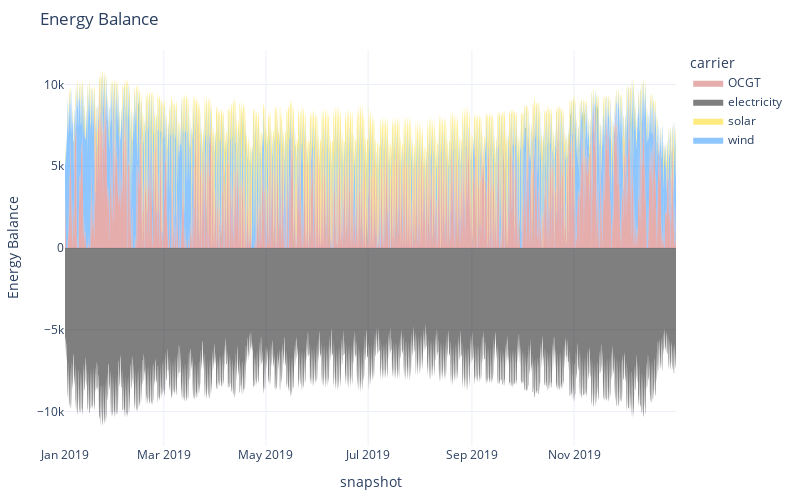

The notebook cell saved with this chart:
### Code cell
n.statistics.energy_balance.iplot()

### Figure 1 — Plotly figure (JSON) as saved in the notebook; plotly's stock layout.template omitted (floating-point values rounded to 4 significant figures; data arrays with more than 128 entries replaced by an {"elided": "..."} marker saying what was removed)
{"data": [{"fillpattern": {"shape": ""}, "hovertemplate": "carrier=OCGT<br>snapshot=%{x}<br>Energy Balance=%{y}<extra></extra>", "legendgroup": "OCGT", "line": {"color": "indianred", "width": 0}, "marker": {"symbol": "circle"}, "mode": "lines", "name": "OCGT", "orientation": "v", "showlegend": false, "stackgroup": "positive", "type": "scatter", "x": {"elided": "2367 str values"}, "xaxis": "x", "y": {"elided": "2367 float values"}, "yaxis": "y"}, {"fillpattern": {"shape": ""}, "hovertemplate": "carrier=wind<br>snapshot=%{x}<br>Energy Balance=%{y}<extra></extra>", "legendgroup": "wind", "line": {"color": "dodgerblue", "width": 0}, "marker": {"symbol": "circle"}, "mode": "lines", "name": "wind", "orientation": "v", "showlegend": false, "stackgroup": "positive", "type": "scatter", "x": {"elided": "2762 str values"}, "xaxis": "x", "y": {"elided": "2762 float values"}, "yaxis": "y"}, {"fillpattern": {"shape": ""}, "hovertemplate": "carrier=solar<br>snapshot=%{x}<br>Energy Balance=%{y}<extra></extra>", "legendgroup": "solar", "line": {"color": "gold", "width": 0}, "marker": {"symbol": "circle"}, "mode": "lines", "name": "solar", "orientation": "v", "showlegend": false, "stackgroup": "positive", "type": "scatter", "x": {"elided": "1498 str values"}, "xaxis": "x", "y": {"elided": "1498 float values"}, "yaxis": "y"}, {"fillpattern": {"shape": ""}, "hovertemplate": "carrier=electricity<br>snapshot=%{x}<br>Energy Balance=%{y}<extra></extra>", "legendgroup": "electricity", "line": {"color": "black", "width": 0}, "marker": {"symbol": "circle"}, "mode": "lines", "name": "electricity", "orientation": "v", "showlegend": false, "stackgroup": "negative", "type": "scatter", "x": {"elided": "2920 str values"}, "xaxis": "x", "y": {"elided": "2920 float values"}, "yaxis": "y"}, {"fillpattern": {"shape": ""}, "hovertemplate": "carrier=OCGT<br>snapshot=%{x}<br>Energy Balance=%{y}<extra></extra>", "legendgroup": "OCGT", "line": {"color": "indianred", "width": 0}, "marker": {"symbol": "circle"}, "mode": "lines", "name": "OCGT", "orientation": "v", "showlegend": true, "stackgroup": "1", "type": "scatter", "x": ["2019-12-31T21:00:00"], "xaxis": "x", "y": [null], "yaxis": "y"}, {"fillpattern": {"shape": ""}, "hovertemplate": "carrier=electricity<br>snapshot=%{x}<br>Energy Balance=%{y}<extra></extra>", "legendgroup": "electricity", "line": {"color": "black", "width": 0}, "marker": {"symbol": "circle"}, "mode": "lines", "name": "electricity", "orientation": "v", "showlegend": true, "stackgroup": "1", "type": "scatter", "x": ["2019-12-31T21:00:00"], "xaxis": "x", "y": [null], "yaxis": "y"}, {"fillpattern": {"shape": ""}, "hovertemplate": "carrier=solar<br>snapshot=%{x}<br>Energy Balance=%{y}<extra></extra>", "legendgroup": "solar", "line": {"color": "gold", "width": 0}, "marker": {"symbol": "circle"}, "mode": "lines", "name": "solar", "orientation": "v", "showlegend": true, "stackgroup": "1", "type": "scatter", "x": ["2019-12-31T21:00:00"], "xaxis": "x", "y": [null], "yaxis": "y"}, {"fillpattern": {"shape": ""}, "hovertemplate": "carrier=wind<br>snapshot=%{x}<br>Energy Balance=%{y}<extra></extra>", "legendgroup": "wind", "line": {"color": "dodgerblue", "width": 0}, "marker": {"symbol": "circle"}, "mode": "lines", "name": "wind", "orientation": "v", "showlegend": true, "stackgroup": "1", "type": "scatter", "x": ["2019-12-31T21:00:00"], "xaxis": "x", "y": [null], "yaxis": "y"}], "layout": {"height": 500, "hovermode": "x", "legend": {"title": {"text": "carrier"}, "tracegroupgap": 0}, "margin": {"b": 50, "l": 50, "r": 50, "t": 50}, "title": {"text": "Energy Balance"}, "width": 800, "xaxis": {"anchor": "y", "domain": [0, 1], "title": {"text": "snapshot"}}, "yaxis": {"anchor": "x", "domain": [0, 1], "title": {"text": "Energy Balance"}}}}
